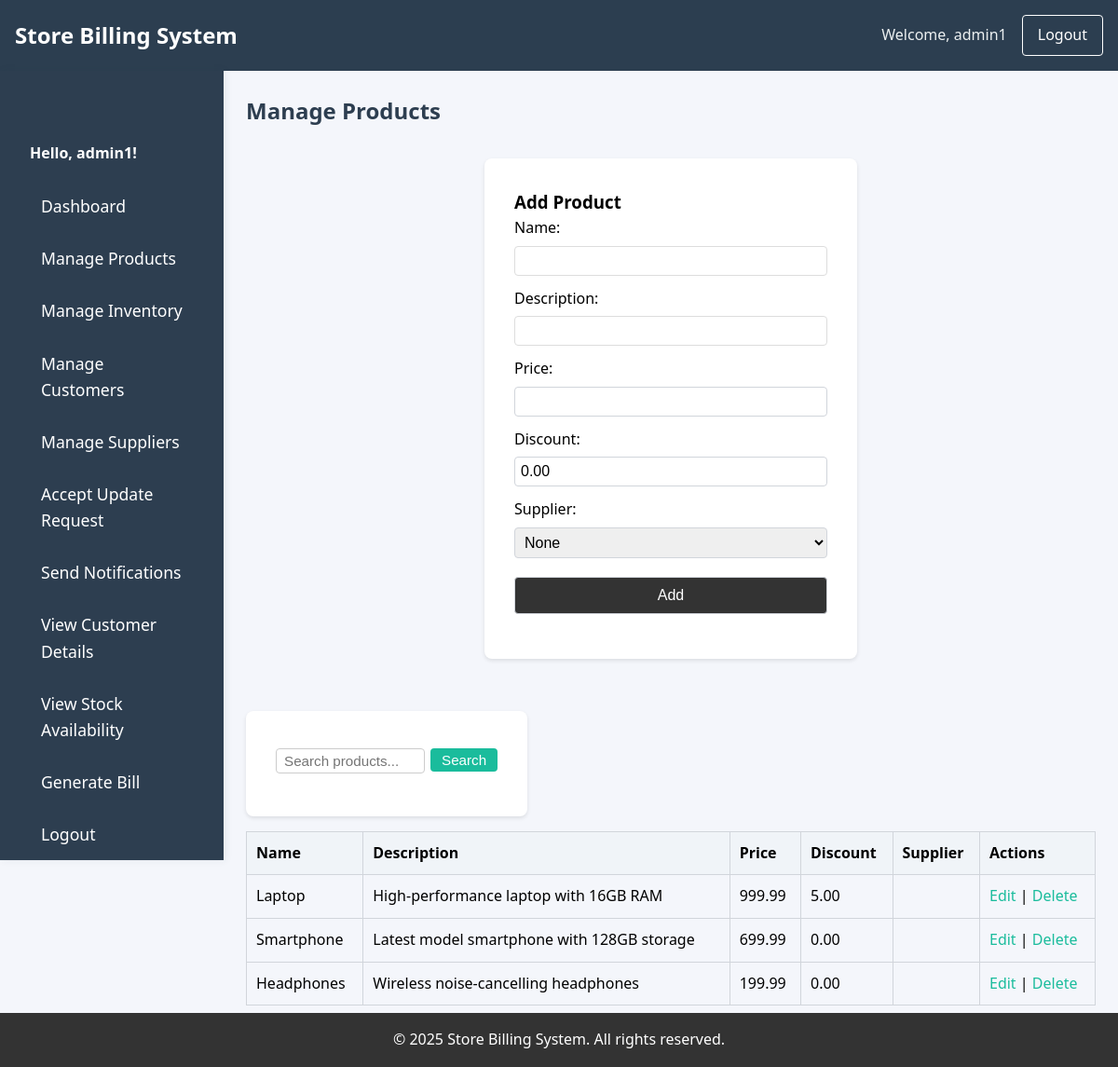
Page /products_crud.php (signed in) on the committed database.
### tables this page shows
CREATE TABLE `products` (
  `id` int(11) NOT NULL,
  `name` varchar(100) NOT NULL,
  `description` text DEFAULT NULL,
  `price` decimal(10,2) NOT NULL,
  `stock_quantity` int(11) NOT NULL DEFAULT 0,
  `created_at` timestamp NOT NULL DEFAULT current_timestamp(),
  `supplier_id` int(11) DEFAULT NULL,
  `discount` decimal(10,2) NOT NULL DEFAULT 0.00
);

### products_crud.php (the view, shortened to what this page needs)
<?php
include 'db.php';
$search = isset($_GET['search']) ? $conn->real_escape_string($_GET['search']) : '';
if ($search) {
    $products = $conn->query("SELECT p.*, s.name as supplier_name FROM products p LEFT JOIN suppliers s ON p.supplier_id = s.id WHERE p.name LIKE '%$search%' OR p.description LIKE '%$search%' OR s.name LIKE '%$search%'");
} else {
    $products = $conn->query("SELECT p.*, s.name as supplier_name FROM products p LEFT JOIN suppliers s ON p.supplier_id = s.id");
}
?>
<?php include 'header.php'; ?>
<!DOCTYPE html>
<html lang="en">
<head>
    <link rel="stylesheet" href="style.css">
</head>
<body>
<div class="layout">
    <?php include 'sidenav.php'; ?>
    <div id="main" class="main">
        <div class="form-container">
            <h2>Manage Products</h2>
            <form method="POST" style="margin-bottom:24px;">
                <h3>Add Product</h3>
                Name: <input type="text" name="name" required>
                Description: <input type="text" name="description">
                Price: <input type="number" step="0.01" name="price" required>
                Discount: <input type="number" step="0.01" name="discount" value="0.00" required>
                Supplier: <select name="supplier_id">
                    <option value="">None</option>
                </select>
                <button type="submit" name="add_product">Add</button>
            </form>
            <form method="GET" style="margin-bottom:16px; display:inline-flex; align-items:center; gap:6px;">
                <input type="text" name="search" placeholder="Search products..." value="<?php echo isset($_GET['search']) ? htmlspecialchars($_GET['search']) : ''; ?>" style="padding:4px 8px; font-size:0.95em; border-radius:4px; border:1px solid #ccc; width:160px;">
                <button type="submit" style="padding:4px 12px; font-size:0.95em; border-radius:4px; background:#1abc9c; color:#fff; border:none; cursor:pointer;">Search</button>
            </form>
            <table border="1">
                <tr><th>Name</th><th>Description</th><th>Price</th><th>Discount</th><th>Supplier</th><th>Actions</th></tr>
                <?php while ($row = $products->fetch_assoc()): ?>
                    <tr>
                        <td><?php echo htmlspecialchars($row['name']); ?></td>
                        <td><?php echo htmlspecialchars($row['description']); ?></td>
                        <td><?php echo $row['price']; ?></td>
                        <td><?php echo $row['discount']; ?></td>
                        <td><?php echo htmlspecialchars($row['supplier_name']); ?></td>
                        <td>
                            <a href="products_crud.php?edit=<?php echo $row['id']; ?>">Edit</a> |
                            <a href="products_crud.php?delete=<?php echo $row['id']; ?>" onclick="return confirm('Delete this product?');">Delete</a>
                        </td>
                    </tr>
                <?php endwhile; ?>
            </table>
            <a href="dashboard.php">Back to Dashboard</a>
        </div>
    </div>
</div>
<?php include 'footer.php'; ?>
</body>
</html>

### style.css (style rules this page uses)
* { margin: 0; padding: 0; box-sizing: border-box; }
html, body { width: 100vw; min-width: 0; overflow-x: hidden; margin: 0; padding: 0; font-family: 'Segoe UI', Arial, sans-serif; background: #f4f6fb; }
body { line-height: 1.6; min-height: 100vh; }
form { background: white; padding: 2rem; border-radius: 8px; box-shadow: 0 2px 4px rgba(0, 0, 0, 0.1); max-width: 400px; margin: 2rem auto; }
input[type="text"], input[type="password"] { width: 100%; padding: 0.8rem; margin: 0.5rem 0 1rem; border: 1px solid #ddd; border-radius: 4px; }
button { width: 100%; padding: 0.8rem; background-color: #333; color: white; border: none; border-radius: 4px; cursor: pointer; font-size: 1rem; }
a { color: #333; text-decoration: none; }
h2 { color: #2d3e50; margin-bottom: 24px; }
form input, form select, form textarea, button { width: 100%; padding: 10px; margin: 8px 0 16px 0; border: 1px solid #d1d5db; border-radius: 4px; font-size: 1em; }
a { color: #1abc9c; text-decoration: none; }
table { width: 100%; border-collapse: collapse; margin-bottom: 16px; }
th, td { border: 1px solid #d1d5db; padding: 10px; text-align: left; }
th { background: #f0f4f8; }
.main { flex: 1 1 0; width: 100%; margin: 0 !important; padding: 32px 32px 24px 32px; min-width: 0; background: #f4f6fb; display: block; }
.content-container, .dashboard-container, .form-container { width: 100%; max-width: 1300px; margin: 0 auto 0 0; padding: 0; }

### sidenav.php (style rules this page uses)
.main { transition: none !important; padding: 24px; }

### rows in the picture
products: name "Laptop", description "High-performance laptop with 16GB RAM", price "999.99", discount "5.00"
products: name "Smartphone", description "Latest model smartphone with 128GB storage", price "699.99", discount "0.00"
products: name "Headphones", description "Wireless noise-cancelling headphones", price "199.99", discount "0.00"

### other values in the picture
$_SESSION['username'] "admin1"
$username "admin1"
